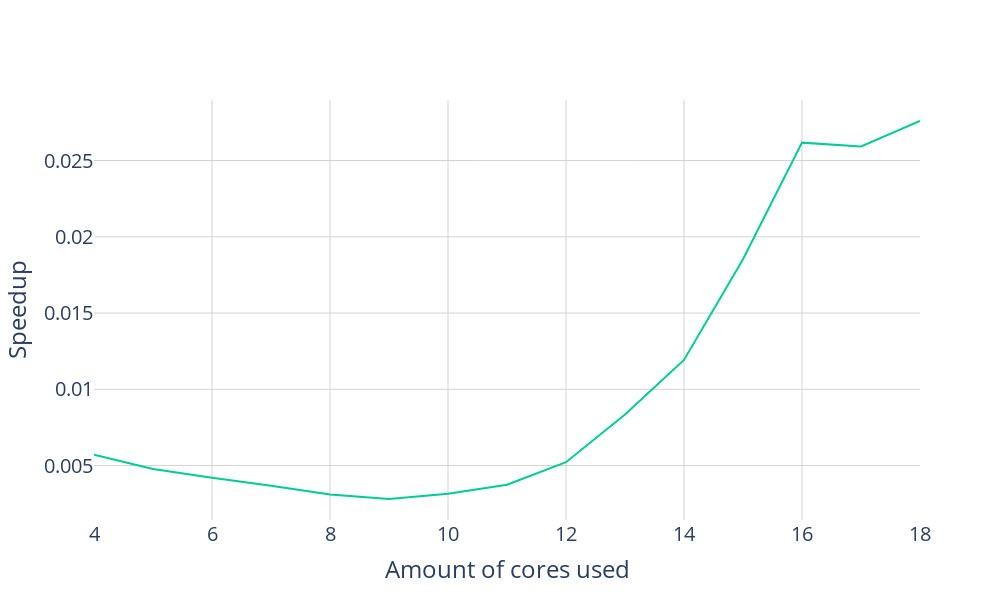

Source (notebook cell):
### Code cell
df = pd.read_csv('csv_results/dev_test_6.csv')

fig = go.Figure()
fig.add_trace(go.Scatter(mode='lines', x=df['nr_elements'], y=df['cache_misses_count'] / df['instructions_count'], line_color='#00CC96'))

# infinite_ahmdals = cores
# fig.add_trace(go.Scatter(mode='lines', x=cores, y=infinite_ahmdals, line_color='#636EFA', name="Theoretical"))
fig.update_layout(yaxis_title="Speedup", xaxis_title="Amount of cores used", font={'size': 20}, plot_bgcolor="white", yaxis_gridcolor='LightGrey', xaxis_gridcolor='LightGrey')
fig.update_layout(
    autosize=False,
    width=1000,
    height=600,)
fig.show()

### Figure 1 — Plotly figure (JSON) as saved in the notebook; plotly's stock layout.template omitted (floating-point values rounded to 4 significant figures)
{"data": [{"line": {"color": "#00CC96"}, "mode": "lines", "type": "scatter", "x": [4, 5, 6, 7, 8, 9, 10, 11, 12, 13, 14, 15, 16, 17, 18], "y": [0.005712, 0.004773, 0.004192, 0.003676, 0.003102, 0.002806, 0.003155, 0.003744, 0.005217, 0.008344, 0.01192, 0.01853, 0.02617, 0.02593, 0.02759]}], "layout": {"autosize": false, "font": {"size": 20}, "height": 600, "plot_bgcolor": "white", "width": 1000, "xaxis": {"gridcolor": "LightGrey", "title": {"text": "Amount of cores used"}}, "yaxis": {"gridcolor": "LightGrey", "title": {"text": "Speedup"}}}}
